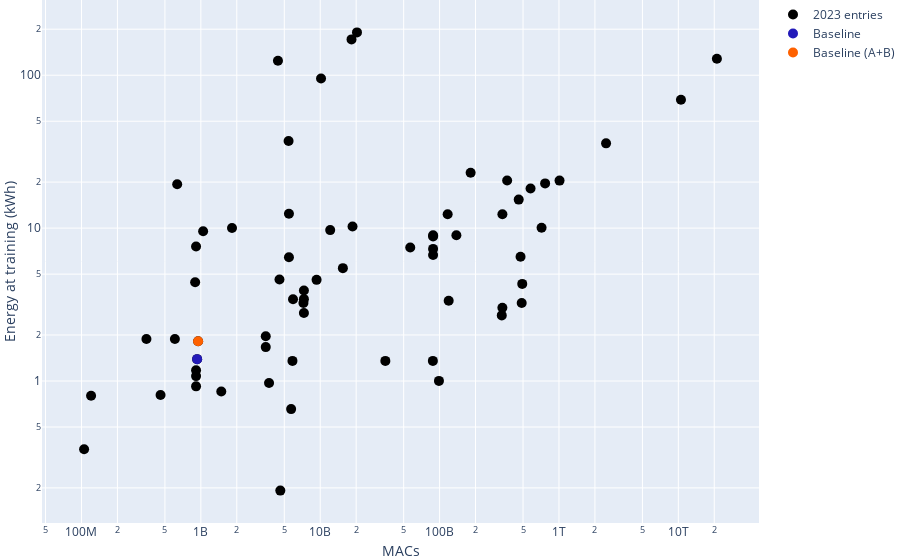
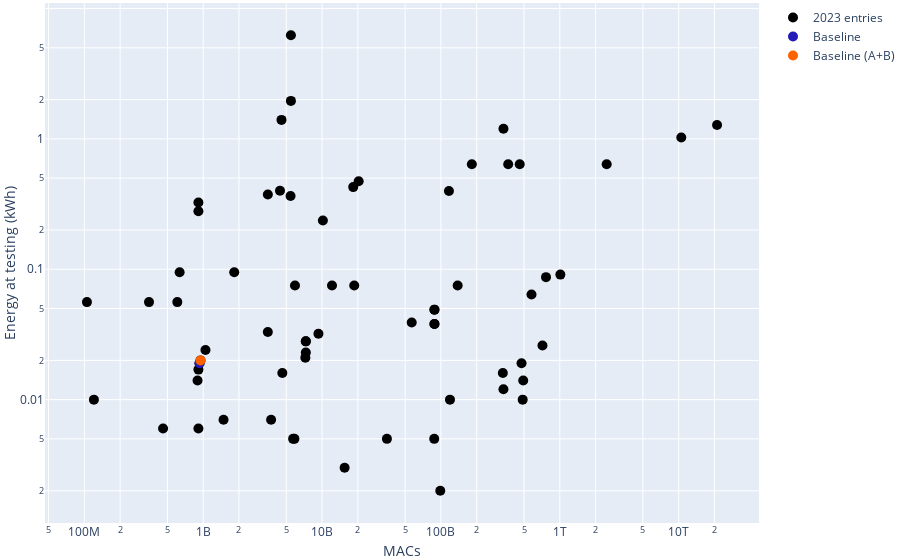

Notebook code for these charts, in order:
### Markdown cell above
### Relation between MACs and energy at training

### Code cell
# Define the variables for the scatter plot.
x = 'macs'       # X-axis data column

# Define labels for the x and y axes.
x_axes_lab = 'MACs'

# Column containing code or labels to be displayed on the plot.
code = 'code'

for y_label, phase in zip(['training', 'test'], ["training", "testing"]):
    y = f'energy_{y_label}_normalized'     # Y-axis data column
    y_axes_lab = f'Energy at {phase} (kWh)'

    # Create a scatter plot using the 'scatter_all' function, but don't display it immediately (show=False).
    fig = scatter_all(df_only_23, x, y, x_axes_lab, y_axes_lab, code, add_base=True, year=2023, show=False)
    
    # Update the layout of the figure to customize legend, axis titles, dimensions, and margins.
    fig.update_layout(
        xaxis=dict(
            title_standoff=10,          # Remove spacing between label and axis
        ),
        yaxis=dict(
            title_standoff=10,          # Remove spacing between label and axis
        ),
        margin=dict(l=0, r=0, t=0, b=0.5),  # Set margins for the plot
    )
    
    # Display the figure.
    fig.show()
    
    # Specify the directory for saving the figure and the file name.
    file_name = os.path.join(fig_dir, f'sc-energy-{phase}.pdf')
    
    # Save the figure to the specified file with a defined format and scaling.
    save_image(fig, file_name)

### Figure 1 — Plotly figure (JSON) as saved in the notebook; plotly's stock layout.template omitted (floating-point values rounded to 4 significant figures)
{"data": [{"marker": {"color": "black", "size": 10}, "mode": "markers", "name": "2023 entries", "text": ["Baseline_task4a_1", "Baseline_task4a_2", "Li_USTC_task4a_5", "Li_USTC_task4a_7", "Liu_NSYSU_task4_3", "Liu_NSYSU_task4_4", "Liu_NSYSU_task4_7", "Lee_CAU_task4A_1", "Lee_CAU_task4A_2", "Cheimariotis_DUTH_task4a_1", "Cheimariotis_DUTH_task4a_2", "Chen_CHT_task4_1", "Chen_CHT_task4_2", "Xiao_FMSG_task4a_1", "Xiao_FMSG_task4a_2", "Xiao_FMSG_task4a_3", "Xiao_FMSG_task4a_4", "Guan_HIT_task4a_3", "Wang_XiaoRice_task4a_1", "Zhang_IOA_task4_5", "Zhang_IOA_task4_6", "Zhang_IOA_task4_7", "Wu_NCUT_task4a_1", "Barahona_AUDIAS_task4a_1", "Barahona_AUDIAS_task4a_3", "Gan_NCUT_task4_1", "Liu_SRCN_task4a_4", "Kim_GIST-HanwhaVision_task4a_1", "Kim_GIST-HanwhaVision_task4a_2", "Kim_GIST-HanwhaVision_task4a_3", "Wenxin_TJU_task4a_5", "Wenxin_TJU_task4a_7", "Li_USTC_task4a_1", "Li_USTC_task4a_2", "Liu_NSYSU_task4_1", "Liu_NSYSU_task4_2", "Liu_NSYSU_task4_5", "Chen_CHT_task4_3", "Chen_CHT_task4_4", "Xiao_FMSG_task4a_5", "Xiao_FMSG_task4a_6", "Xiao_FMSG_task4a_7", "Xiao_FMSG_task4a_8", "Guan_HIT_task4a_1", "Guan_HIT_task4a_2", "Guan_HIT_task4a_5", "Wang_XiaoRice_task4a_2", "Wang_XiaoRice_task4a_3", "Zhang_IOA_task4_1", "Zhang_IOA_task4_2", "Zhang_IOA_task4_3", "Wu_NCUT_task4a_2", "Wu_NCUT_task4a_3", "Barahona_AUDIAS_task4a_5", "Barahona_AUDIAS_task4a_7", "Gan_NCUT_task4_2", "Gan_NCUT_task4_3", "Liu_SRCN_task4a_1", "Liu_SRCN_task4a_2", "Liu_SRCN_task4a_3", "Kim_GIST-HanwhaVision_task4a_4", "Kim_GIST-HanwhaVision_task4a_5", "Kim_GIST-HanwhaVision_task4a_6", "Wenxin_TJU_task4a_1", "Wenxin_TJU_task4a_2", "Wenxin_TJU_task4a_3"], "type": "scatter", "x": [930902000, 948793000, 119151000000, 15481000000, 4632000000, 911717000, 911717000, 331754000000, 335673000000, 3497000000, 3497000000, 5707000000, 5854000000, 120350000, 3726000000, 1483000000, 459620000, 88200000000, 105200000, 460000000000, 368000000000, 182000000000, 98754000000, 1824000000, 633627000, 911727000, 896000000, 7234000000, 7300000000, 7300000000, 1045000000, 911727000, 714906000000, 476604000000, 5470000000, 5470000000, 4558000000, 35124000000, 87814000000, 9322000000, 12125000000, 5917000000, 18646000000, 88200000000, 88200000000, 88200000000, 606000000, 350000000, 10518000000000, 2480000000000, 21036000000000, 487389000000, 492389000000, 5432000000, 4426000000, 56778000000, 138254000000, 765529000000, 578115000000, 1011000000000, 7300000000, 335800000000, 116800000000, 20320000000, 10160000000, 18288000000], "xaxis": "x", "y": [1.39, 1.821, 3.347, 5.472, 0.192, 1.077, 0.923, 2.686, 3.011, 1.666, 1.964, 0.655, 1.354, 0.8, 0.971, 0.853, 0.811, 8.806, 0.358, 15.36, 20.48, 23.04, 1.002, 10.01, 19.34, 1.175, 4.425, 3.241, 3.912, 3.432, 9.527, 7.582, 10.04, 6.496, 12.4, 6.453, 4.608, 1.354, 1.354, 4.587, 9.707, 3.426, 10.24, 6.673, 7.313, 8.981, 1.882, 1.882, 69.12, 35.84, 128, 3.238, 4.317, 37.1, 124.3, 7.477, 8.971, 19.61, 18.17, 20.46, 2.783, 12.33, 12.33, 190.5, 95.28, 171.5], "yaxis": "y"}, {"marker": {"color": "#231AB9", "size": 10}, "mode": "markers", "name": "Baseline", "text": "Baseline", "type": "scatter", "x": [930902000], "xaxis": "x", "y": [1.39], "yaxis": "y"}, {"marker": {"color": "#FE6100", "size": 10}, "mode": "markers", "name": "Baseline (A+B)", "text": "Baseline (A+B)", "type": "scatter", "x": [948793000], "xaxis": "x", "y": [1.821], "yaxis": "y"}], "layout": {"autosize": true, "margin": {"b": 0.5, "l": 0, "r": 0, "t": 0}, "showlegend": true, "title": {"x": 0.23}, "xaxis": {"anchor": "y", "autorange": true, "domain": [0, 1], "range": [7.682, 13.66], "title": {"standoff": 10, "text": "MACs"}, "type": "log"}, "yaxis": {"anchor": "x", "autorange": true, "domain": [0, 1], "range": [-0.9577, 2.521], "title": {"standoff": 10, "text": "Energy at training (kWh)"}, "type": "log"}}}

### Figure 2 — Plotly figure (JSON) as saved in the notebook; plotly's stock layout.template omitted (floating-point values rounded to 4 significant figures)
{"data": [{"marker": {"color": "black", "size": 10}, "mode": "markers", "name": "2023 entries", "text": ["Baseline_task4a_1", "Baseline_task4a_2", "Li_USTC_task4a_5", "Li_USTC_task4a_7", "Liu_NSYSU_task4_3", "Liu_NSYSU_task4_4", "Liu_NSYSU_task4_7", "Lee_CAU_task4A_1", "Lee_CAU_task4A_2", "Cheimariotis_DUTH_task4a_1", "Cheimariotis_DUTH_task4a_2", "Chen_CHT_task4_1", "Chen_CHT_task4_2", "Xiao_FMSG_task4a_1", "Xiao_FMSG_task4a_2", "Xiao_FMSG_task4a_3", "Xiao_FMSG_task4a_4", "Guan_HIT_task4a_3", "Wang_XiaoRice_task4a_1", "Zhang_IOA_task4_5", "Zhang_IOA_task4_6", "Zhang_IOA_task4_7", "Wu_NCUT_task4a_1", "Barahona_AUDIAS_task4a_1", "Barahona_AUDIAS_task4a_3", "Gan_NCUT_task4_1", "Liu_SRCN_task4a_4", "Kim_GIST-HanwhaVision_task4a_1", "Kim_GIST-HanwhaVision_task4a_2", "Kim_GIST-HanwhaVision_task4a_3", "Wenxin_TJU_task4a_5", "Wenxin_TJU_task4a_7", "Li_USTC_task4a_1", "Li_USTC_task4a_2", "Liu_NSYSU_task4_1", "Liu_NSYSU_task4_2", "Liu_NSYSU_task4_5", "Chen_CHT_task4_3", "Chen_CHT_task4_4", "Xiao_FMSG_task4a_5", "Xiao_FMSG_task4a_6", "Xiao_FMSG_task4a_7", "Xiao_FMSG_task4a_8", "Guan_HIT_task4a_1", "Guan_HIT_task4a_2", "Guan_HIT_task4a_5", "Wang_XiaoRice_task4a_2", "Wang_XiaoRice_task4a_3", "Zhang_IOA_task4_1", "Zhang_IOA_task4_2", "Zhang_IOA_task4_3", "Wu_NCUT_task4a_2", "Wu_NCUT_task4a_3", "Barahona_AUDIAS_task4a_5", "Barahona_AUDIAS_task4a_7", "Gan_NCUT_task4_2", "Gan_NCUT_task4_3", "Liu_SRCN_task4a_1", "Liu_SRCN_task4a_2", "Liu_SRCN_task4a_3", "Kim_GIST-HanwhaVision_task4a_4", "Kim_GIST-HanwhaVision_task4a_5", "Kim_GIST-HanwhaVision_task4a_6", "Wenxin_TJU_task4a_1", "Wenxin_TJU_task4a_2", "Wenxin_TJU_task4a_3"], "type": "scatter", "x": [930902000, 948793000, 119151000000, 15481000000, 4632000000, 911717000, 911717000, 331754000000, 335673000000, 3497000000, 3497000000, 5707000000, 5854000000, 120350000, 3726000000, 1483000000, 459620000, 88200000000, 105200000, 460000000000, 368000000000, 182000000000, 98754000000, 1824000000, 633627000, 911727000, 896000000, 7234000000, 7300000000, 7300000000, 1045000000, 911727000, 714906000000, 476604000000, 5470000000, 5470000000, 4558000000, 35124000000, 87814000000, 9322000000, 12125000000, 5917000000, 18646000000, 88200000000, 88200000000, 88200000000, 606000000, 350000000, 10518000000000, 2480000000000, 21036000000000, 487389000000, 492389000000, 5432000000, 4426000000, 56778000000, 138254000000, 765529000000, 578115000000, 1011000000000, 7300000000, 335800000000, 116800000000, 20320000000, 10160000000, 18288000000], "xaxis": "x", "y": [0.019, 0.02, 0.01, 0.003, 0.016, 0.325, 0.279, 0.016, 0.012, 0.033, 0.375, 0.005, 0.005, 0.01, 0.007, 0.007, 0.006, 0.049, 0.056, 0.64, 0.64, 0.64, 0.002, 0.095, 0.095, 0.006, 0.014, 0.021, 0.028, 0.023, 0.024, 0.017, 0.026, 0.019, 6.24, 1.957, 1.399, 0.005, 0.005, 0.032, 0.075, 0.075, 0.075, 0.038, 0.038, 0.049, 0.056, 0.056, 1.024, 0.64, 1.28, 0.01, 0.014, 0.365, 0.4, 0.039, 0.075, 0.087, 0.064, 0.091, 0.028, 1.195, 0.398, 0.474, 0.237, 0.427], "yaxis": "y"}, {"marker": {"color": "#231AB9", "size": 10}, "mode": "markers", "name": "Baseline", "text": "Baseline", "type": "scatter", "x": [930902000], "xaxis": "x", "y": [0.019], "yaxis": "y"}, {"marker": {"color": "#FE6100", "size": 10}, "mode": "markers", "name": "Baseline (A+B)", "text": "Baseline (A+B)", "type": "scatter", "x": [948793000], "xaxis": "x", "y": [0.02], "yaxis": "y"}], "layout": {"autosize": true, "margin": {"b": 0.5, "l": 0, "r": 0, "t": 0}, "showlegend": true, "title": {"x": 0.23}, "xaxis": {"anchor": "y", "autorange": true, "domain": [0, 1], "range": [7.682, 13.66], "title": {"standoff": 10, "text": "MACs"}, "type": "log"}, "yaxis": {"anchor": "x", "autorange": true, "domain": [0, 1], "range": [-2.981, 1.077], "title": {"standoff": 10, "text": "Energy at testing (kWh)"}, "type": "log"}}}
